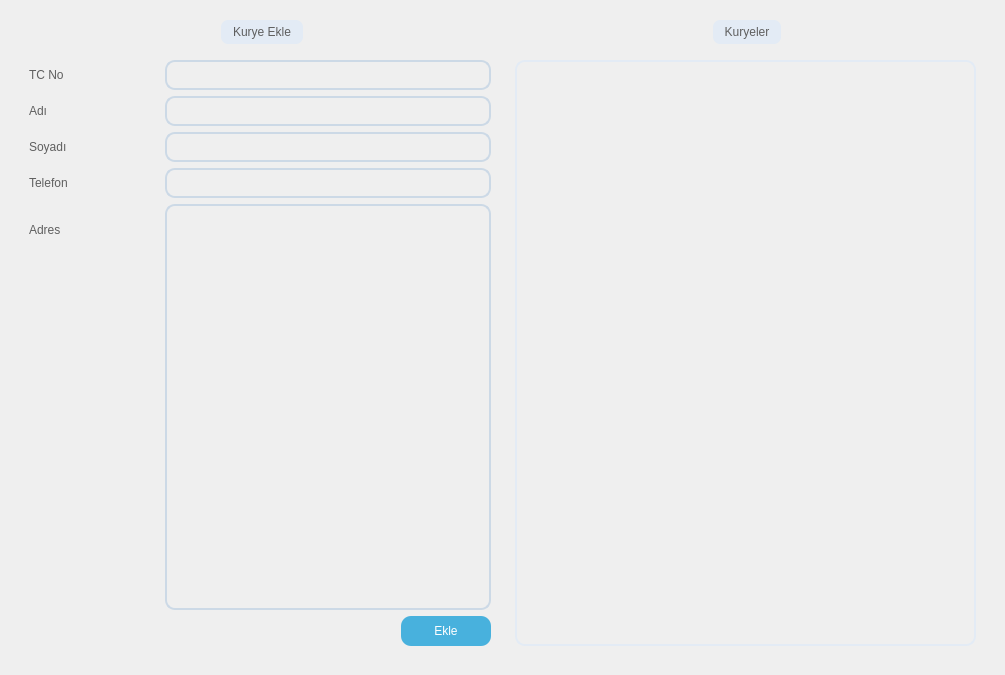
<?xml version="1.0" encoding="UTF-8"?>
<ui version="4.0">
 <class>Form</class>
 <widget class="QWidget" name="Form">
  <property name="geometry">
   <rect>
    <x>0</x>
    <y>0</y>
    <width>1005</width>
    <height>675</height>
   </rect>
  </property>
  <property name="windowTitle">
   <string>Form</string>
  </property>
  <property name="styleSheet">
   <string notr="true">QGroupBox{
	background-color: transparent;
	border-radius: 15px;
	margin-top: 15px;
	font: 9pt &quot;Segoe UI&quot;;
	color: #5f5f5f
}

QTableWidget {
    border: 2px solid #e3ebf5;
    border-radius: 10px;
    background-color: transparent;
}
QGroupBox::title {
    subcontrol-origin: margin;
    subcontrol-position: top center;
    padding: 5px 10px;
    background-color: #e3ebf5;
    border-radius: 7px;
    color: #5f5f5f;
}

QLabel{
	font: 9pt &quot;Segoe UI&quot;;
	color: #5f5f5f;
}

QLineEdit{
	background-color: transparent;
	border: 2px solid #ccd9e6;
	border-radius: 10px;
	font: 9 pt &quot;Segoe UI&quot; #5f5f5f;
}

QTextEdit{
	background-color: transparent;
	border: 2px solid #ccd9e6;
	border-radius: 10px;
	font: 9 pt &quot;Segoe UI&quot; #5f5f5f;
}

QPushButton {
    background-color: #48B1DD;
    color: white;
    border: none;
    border-radius: 10px;
    padding: 6px 12px;
    font: 9pt &quot;Segoe UI&quot;;
}

QPushButton:hover {
    background-color: #007BFF;
}

QPushButton:pressed {
    background-color: #5F5F5F;
}
QComboBox {
    background-color: transparent;
    border: 2px solid #ccd9e6;
    border-radius: 10px;
    padding: 5px 8px;
    font: 9pt &quot;Segoe UI&quot;;
    color: #5f5f5f;
}

QComboBox::drop-down {
    subcontrol-origin: padding;
    subcontrol-position: top right;
    width: 25px;
    border-left: 1px solid #5f5f5f;
}


QComboBox QAbstractItemView {
    border: 2px solid #e3ebf5;
    selection-background-color: #e3ebf5;
    background-color: white;
    color: #5f5f5f;
    font: 9pt &quot;Segoe UI&quot;;
    border-radius: 5px;
}


</string>
  </property>
  <layout class="QHBoxLayout" name="horizontalLayout">
   <item>
    <widget class="QWidget" name="widget" native="true">
     <layout class="QHBoxLayout" name="horizontalLayout_5">
      <item>
       <widget class="QGroupBox" name="groupBoxCourierAdd">
        <property name="title">
         <string>Kurye Ekle</string>
        </property>
        <layout class="QHBoxLayout" name="horizontalLayout_3">
         <property name="topMargin">
          <number>25</number>
         </property>
         <item>
          <layout class="QFormLayout" name="formLayoutAdd">
           <item row="0" column="0">
            <widget class="QLabel" name="labelCourierTcNo">
             <property name="minimumSize">
              <size>
               <width>130</width>
               <height>30</height>
              </size>
             </property>
             <property name="text">
              <string>TC No</string>
             </property>
            </widget>
           </item>
           <item row="0" column="1">
            <widget class="QLineEdit" name="lineEditCourierTcNo">
             <property name="minimumSize">
              <size>
               <width>0</width>
               <height>30</height>
              </size>
             </property>
             <property name="maximumSize">
              <size>
               <width>16777215</width>
               <height>30</height>
              </size>
             </property>
            </widget>
           </item>
           <item row="1" column="0">
            <widget class="QLabel" name="labelCourierName">
             <property name="minimumSize">
              <size>
               <width>130</width>
               <height>30</height>
              </size>
             </property>
             <property name="text">
              <string>Adı</string>
             </property>
            </widget>
           </item>
           <item row="1" column="1">
            <widget class="QLineEdit" name="lineEditCourierName">
             <property name="minimumSize">
              <size>
               <width>0</width>
               <height>30</height>
              </size>
             </property>
             <property name="maximumSize">
              <size>
               <width>16777215</width>
               <height>30</height>
              </size>
             </property>
            </widget>
           </item>
           <item row="2" column="0">
            <widget class="QLabel" name="labelCourierSurname">
             <property name="minimumSize">
              <size>
               <width>130</width>
               <height>30</height>
              </size>
             </property>
             <property name="text">
              <string>Soyadı</string>
             </property>
            </widget>
           </item>
           <item row="2" column="1">
            <widget class="QLineEdit" name="lineEditCourierSurname">
             <property name="minimumSize">
              <size>
               <width>0</width>
               <height>30</height>
              </size>
             </property>
             <property name="maximumSize">
              <size>
               <width>16777215</width>
               <height>30</height>
              </size>
             </property>
            </widget>
           </item>
           <item row="3" column="0">
            <widget class="QLabel" name="labelCourierPhone">
             <property name="minimumSize">
              <size>
               <width>130</width>
               <height>30</height>
              </size>
             </property>
             <property name="text">
              <string>Telefon</string>
             </property>
            </widget>
           </item>
           <item row="3" column="1">
            <widget class="QLineEdit" name="lineEditCourierPhone">
             <property name="minimumSize">
              <size>
               <width>0</width>
               <height>30</height>
              </size>
             </property>
             <property name="maximumSize">
              <size>
               <width>16777215</width>
               <height>30</height>
              </size>
             </property>
            </widget>
           </item>
           <item row="4" column="0">
            <widget class="QLabel" name="labelCourierAdress">
             <property name="minimumSize">
              <size>
               <width>130</width>
               <height>30</height>
              </size>
             </property>
             <property name="text">
              <string>Adres</string>
             </property>
            </widget>
           </item>
           <item row="4" column="1">
            <widget class="QTextEdit" name="textEditCourierAdress"/>
           </item>
           <item row="5" column="0" colspan="2">
            <layout class="QHBoxLayout" name="horizontalLayoutAddButton">
             <item>
              <spacer name="horizontalSpacer">
               <property name="orientation">
                <enum>Qt::Horizontal</enum>
               </property>
               <property name="sizeHint" stdset="0">
                <size>
                 <width>40</width>
                 <height>20</height>
                </size>
               </property>
              </spacer>
             </item>
             <item>
              <widget class="QPushButton" name="pushButtonCourierAdd">
               <property name="minimumSize">
                <size>
                 <width>90</width>
                 <height>30</height>
                </size>
               </property>
               <property name="maximumSize">
                <size>
                 <width>90</width>
                 <height>30</height>
                </size>
               </property>
               <property name="text">
                <string>Ekle</string>
               </property>
              </widget>
             </item>
            </layout>
           </item>
          </layout>
         </item>
        </layout>
       </widget>
      </item>
      <item>
       <widget class="QGroupBox" name="groupBoxCouriers">
        <property name="title">
         <string>Kuryeler</string>
        </property>
        <layout class="QHBoxLayout" name="horizontalLayout_4">
         <property name="topMargin">
          <number>25</number>
         </property>
         <item>
          <widget class="QTableWidget" name="tableWidgetCouriers"/>
         </item>
        </layout>
       </widget>
      </item>
     </layout>
    </widget>
   </item>
  </layout>
 </widget>
 <resources/>
 <connections/>
</ui>
